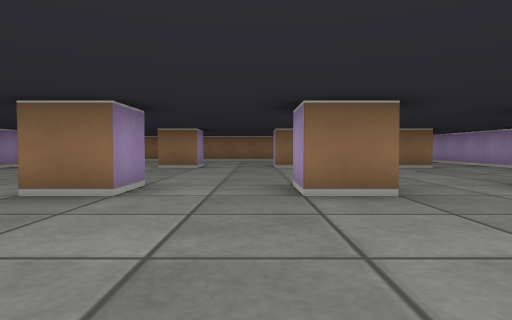
view 1 (above)

22 first-person views from a walk through a cub3D ray-caster map. The camera is about half as high as the walls, tilts 2° down and sees 75° across. The floor is counted in squares. Each view is taken from the middle of a square. On the plan, view 1 faces up. The plan holds only what a view shows up to about 9 squares ahead; the rest is blank.

view 2
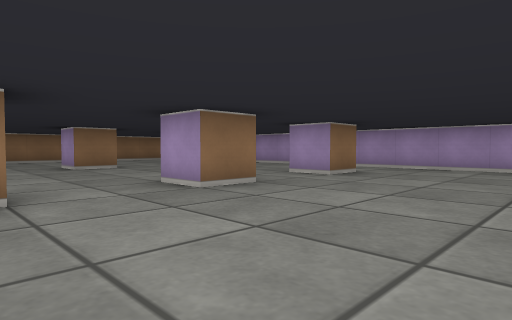

view 3
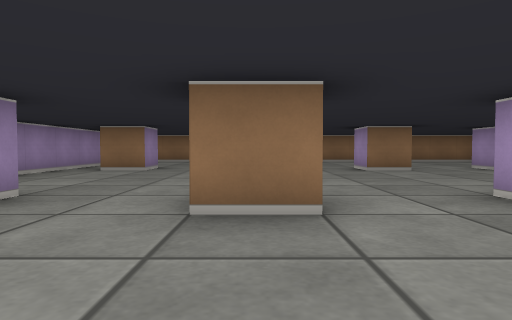

view 4
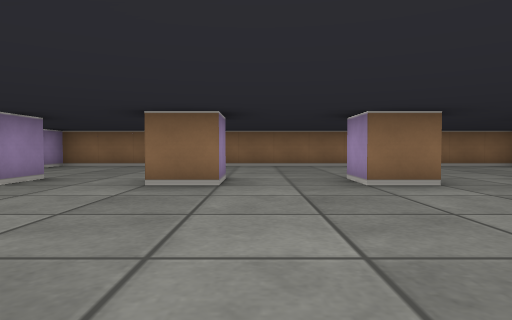

view 5
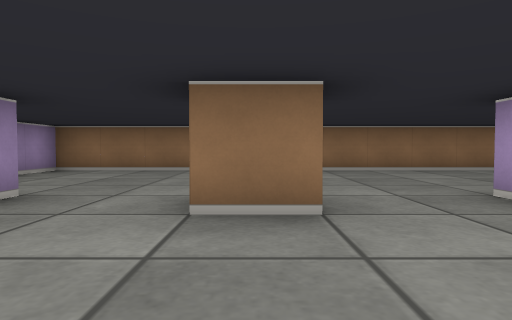

view 6
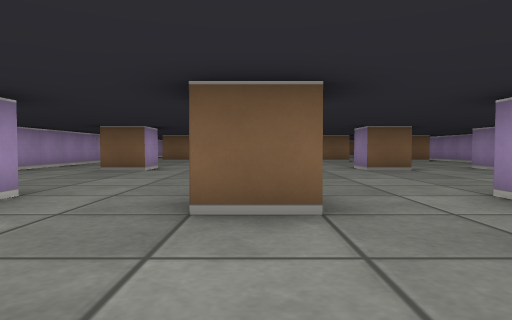

view 7
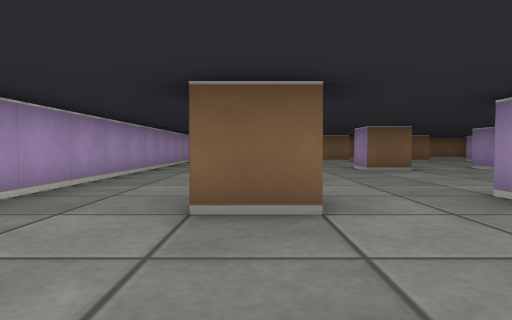

view 8
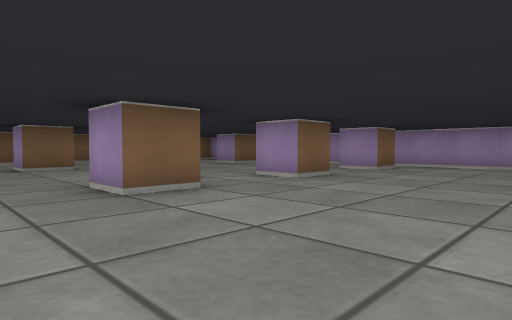

view 9
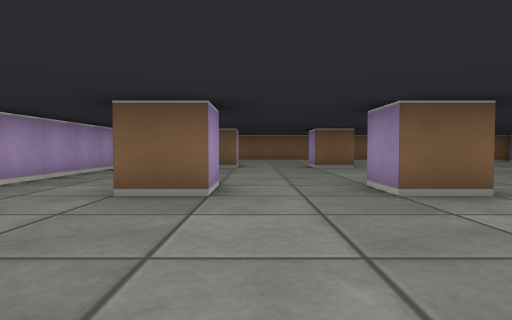

view 10
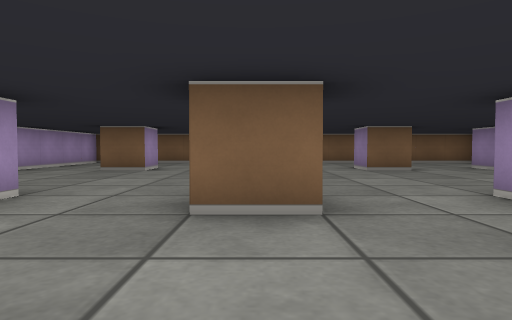

view 11
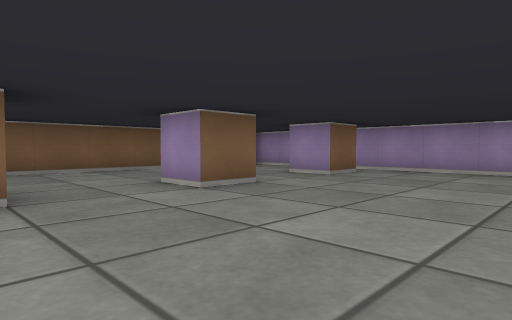

view 12
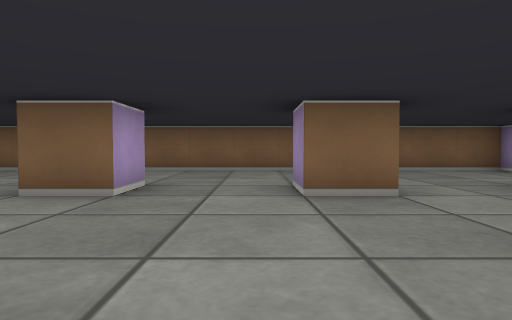

view 13
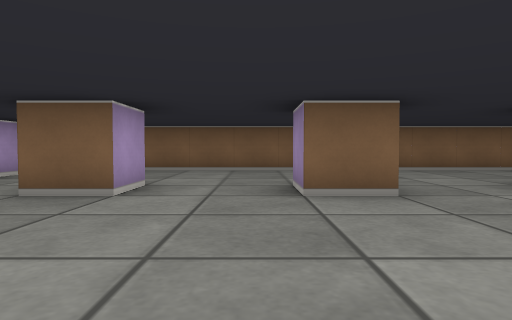

view 14
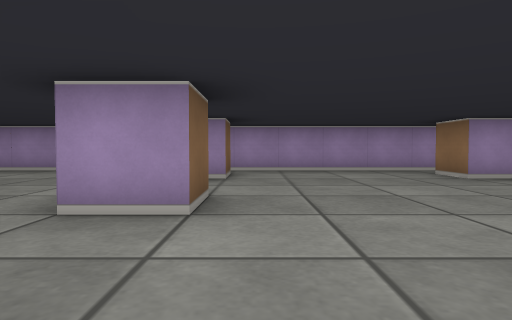

view 15
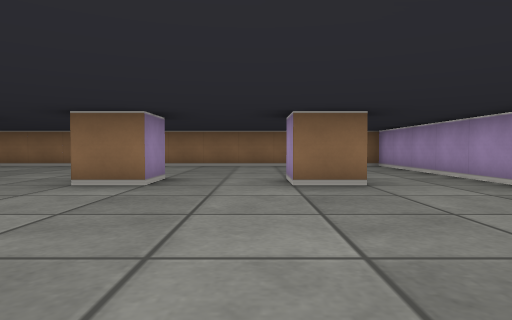

view 16
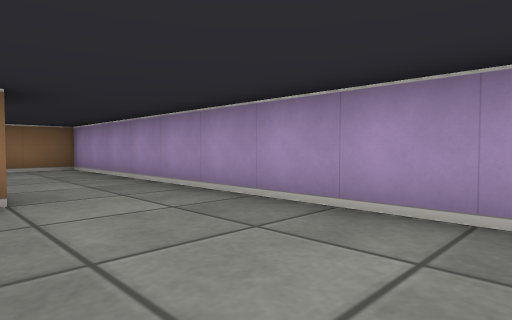

view 17
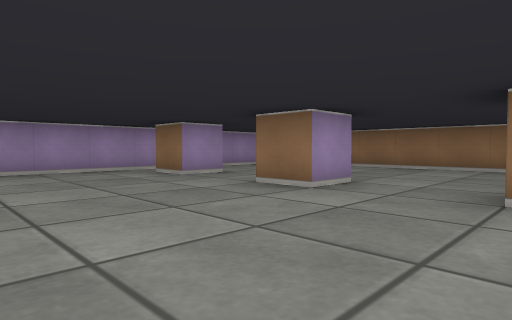

view 18
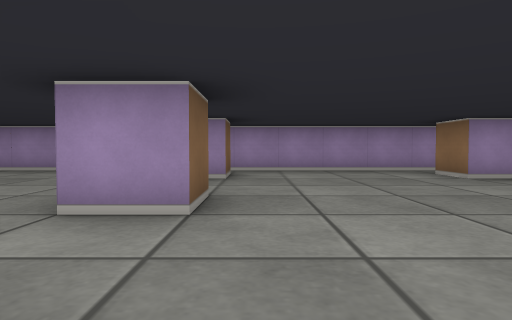

view 19
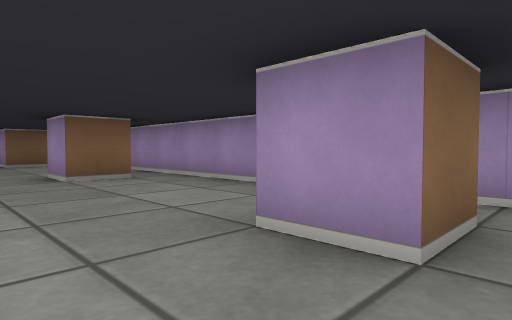

view 20
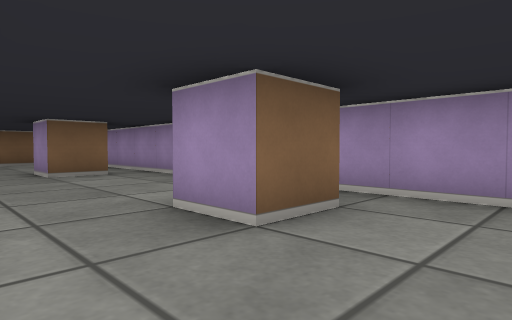

view 21
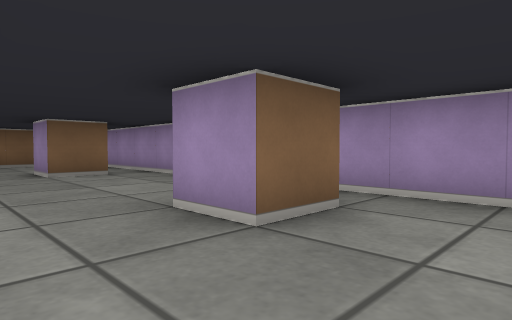

view 22
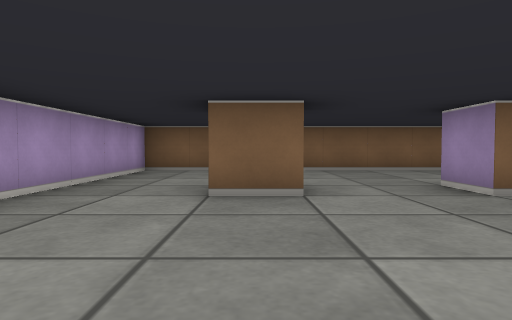

### Floor plan
Points are (right, up) in squares from view 1. A wall is a line through its corners. A room is listed if a view was taken in it or the views show most of it. See-through windows are left out.
Room 1 (views 1, 2, 3, 4, 5, 6, 7, 8, 9, 10, 11, 12, 13, 14, 15, 16, 17, 18, 19, 20, 21, 22)
walls: (-2.5, -0.5) (-1.5, -0.5) (-1.5, -1.5); (3.5, -1.5) (3.5, -0.5) (4.5, -0.5); (1.6, 3.5) (0.5, 3.5) (0.5, 4.5) (1.5, 4.5); (-2.5, 4.5) (-1.5, 4.5) (-1.5, 3.5) (-2.5, 3.5); (0.4, -5.5) (1.5, -5.5) (1.5, -6.5); (-5.6, -0.5) (-4.5, -0.5) (-4.5, -1.5); (4.6, 3.5) (3.5, 3.5) (3.5, 4.5); (-2.6, -5.5) (-1.5, -5.5) (-1.5, -6.5); (6.5, 1) (6.5, 13.5) (5.1, 13.5); (-5.6, 4.5) (-4.5, 4.5) (-4.5, 3.5) (-5.5, 3.5); (3.5, -6.5) (3.5, -5.5) (4.5, -5.5); (-5.6, -5.5) (-4.5, -5.5) (-4.5, -6.5); (1.5, 9.5) (1.5, 8.5) (0.5, 8.5) (0.5, 9.5); (4.6, 8.5) (3.5, 8.5) (3.5, 9.5); (-1.5, 9.6) (-1.5, 8.5) (-2.5, 8.5); (-4.5, 9.5) (-4.5, 8.5) (-5.5, 8.5); (-2.6, -10.5) (-1.5, -10.5) (-1.5, -11.5); (0.5, -11.5) (0.5, -10.5) (1.5, -10.5) (1.5, -11.5); (-5.6, -10.5) (-4.5, -10.5) (-4.5, -11.5); (-6.5, 10.1) (-6.5, -14.5) (6.5, -14.5) (6.5, -0.6); (3.5, -11.5) (3.5, -10.5) (4.5, -10.5); (3.4, 13.5) (-6.5, 13.5) (-6.5, 12.2)

Positions as (right, up) in squares from view 1, and headings:
1: (0, 0), facing up
2: (-2, 0), facing up-right
3: (-2, 1), facing up
4: (-1, 4), facing up
5: (-2, 6), facing up
6: (1, 7), facing down
7: (4, 2), facing down
8: (3, -2), facing down-left
9: (3, -2), facing down
10: (1, -3), facing down
11: (1, -7), facing down-left
12: (-1, -7), facing down
13: (2, -7), facing down
14: (1, 0), facing left
15: (3, 4), facing up
16: (4, 5), facing up-right
17: (1, 5), facing up-left
18: (1, 5), facing left
19: (-3, 5), facing down-left
20: (-3, 1), facing down-left
21: (-3, -4), facing down-left
22: (4, -7), facing down
